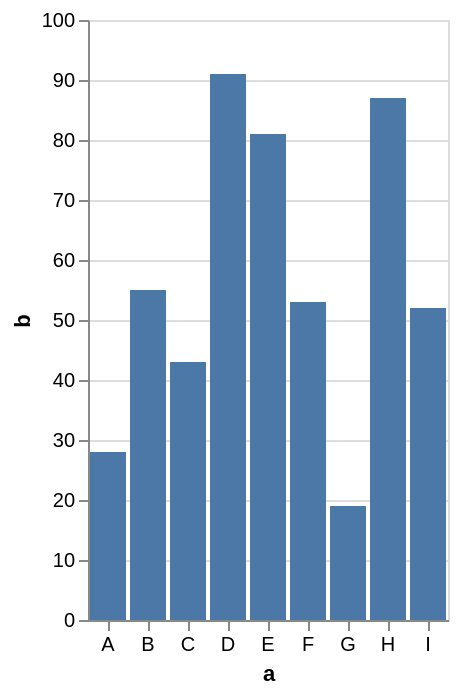

Write a Vega-Lite specification for this figure.
### Vega-Lite specification from a JSON file in a GitHub repository (floating-point values rounded to 4 significant figures)
{"description": "A simple bar chart with embedded data.", "data": {"values": [{"a": "A", "b": 28}, {"a": "B", "b": 55}, {"a": "C", "b": 43}, {"a": "D", "b": 91}, {"a": "E", "b": 81}, {"a": "F", "b": 53}, {"a": "G", "b": 19}, {"a": "H", "b": 87}, {"a": "I", "b": 52}]}, "mark": "bar", "encoding": {"x": {"field": "a", "type": "nominal", "axis": {"labelAngle": 0}}, "y": {"field": "b", "type": "quantitative"}}}
